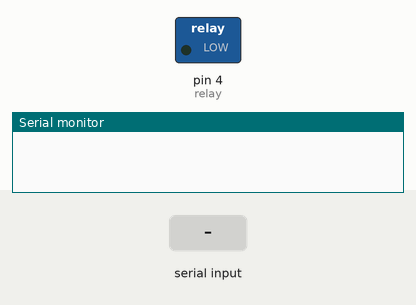
Simulated run of this sketch. Board: Arduino Uno, built with avr-gcc and run on an emulated ATmega328P. Shown: switched loads named in the sketch (green lamp = pin HIGH), the last lines printed to the serial monitor. Inputs (shaded band) come from the test bench.

Above: at 1.2 s.
1.3 s: "a" received over Serial
At 2.2 s:
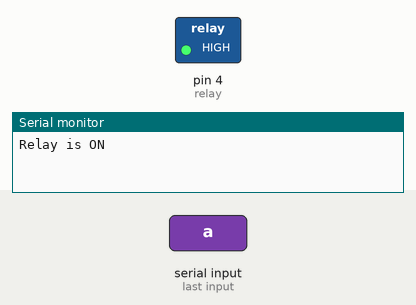
2.8 s: "b" received over Serial
At 3.4 s:
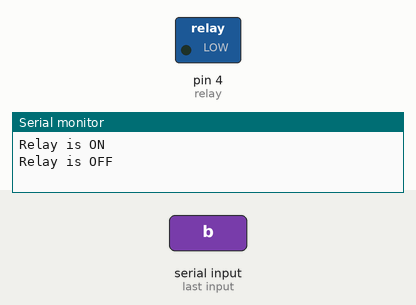
Timing chart, 0 to 5.8 s (numbered marks = the images above; inputs shaded):
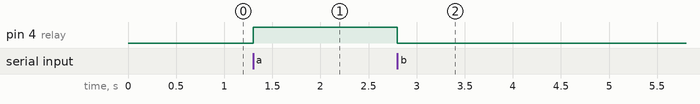

The sketch:

SERIAL.ino
```cpp
int relay = 4;

void setup() {
  Serial.begin(9600);
  pinMode(relay,OUTPUT);
}

void loop() {
  while (Serial.available() > 0){
    int data = Serial.read();
    if (data == 'a'){
      digitalWrite(relay,HIGH);
      Serial.println("Relay is ON");
    }
    if (data == 'b'){
      digitalWrite(relay,LOW);
      Serial.println("Relay is OFF");
    }
  }
}
```

Measured:
- after the input at 1.3 s, pin 4 (relay): LOW → HIGH at once
- after the input at 2.8 s, pin 4 (relay): HIGH → LOW at once
